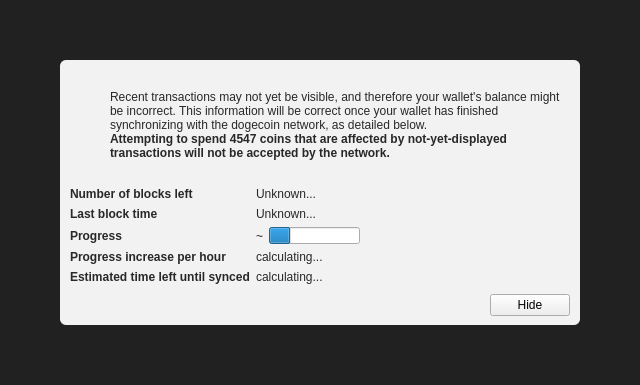
<?xml version="1.0" encoding="UTF-8"?>
<ui version="4.0">
 <class>ModalOverlay</class>
 <widget class="ModalOverlay" name="ModalOverlay">
  <property name="geometry">
   <rect>
    <x>0</x>
    <y>0</y>
    <width>640</width>
    <height>385</height>
   </rect>
  </property>
  <property name="windowTitle">
   <string>Form</string>
  </property>
  <layout class="QVBoxLayout" name="verticalLayout" stretch="0">
   <property name="sizeConstraint">
    <enum>QLayout::SetDefaultConstraint</enum>
   </property>
   <property name="leftMargin">
    <number>0</number>
   </property>
   <property name="topMargin">
    <number>0</number>
   </property>
   <property name="rightMargin">
    <number>0</number>
   </property>
   <property name="bottomMargin">
    <number>0</number>
   </property>
   <item>
    <widget class="QWidget" name="bgWidget" native="true">
     <property name="styleSheet">
      <string notr="true">#bgWidget { background: rgba(0,0,0,220); }</string>
     </property>
     <layout class="QVBoxLayout" name="verticalLayoutMain" stretch="1">
      <property name="leftMargin">
       <number>60</number>
      </property>
      <property name="topMargin">
       <number>60</number>
      </property>
      <property name="rightMargin">
       <number>60</number>
      </property>
      <property name="bottomMargin">
       <number>60</number>
      </property>
      <item>
       <widget class="QWidget" name="contentWidget" native="true">
        <property name="styleSheet">
         <string notr="true">#contentWidget { background: rgba(255,255,255,240); border-radius: 6px; }

QLabel { color: rgb(40,40,40);  }</string>
        </property>
        <layout class="QVBoxLayout" name="verticalLayoutSub" stretch="1,0,0,0">
         <property name="spacing">
          <number>0</number>
         </property>
         <property name="leftMargin">
          <number>10</number>
         </property>
         <property name="topMargin">
          <number>10</number>
         </property>
         <property name="rightMargin">
          <number>10</number>
         </property>
         <property name="bottomMargin">
          <number>10</number>
         </property>
         <item>
          <layout class="QHBoxLayout" name="horizontalLayoutIconText" stretch="0,1">
           <property name="topMargin">
            <number>20</number>
           </property>
           <item>
            <layout class="QVBoxLayout" name="verticalLayoutIcon">
             <property name="leftMargin">
              <number>0</number>
             </property>
             <item>
              <widget class="QPushButton" name="warningIcon">
               <property name="enabled">
                <bool>false</bool>
               </property>
               <property name="text">
                <string/>
               </property>
               <property name="icon">
                <iconset>
                 <normaloff>:/icons/warning</normaloff>
                 <disabledoff>:/icons/warning</disabledoff>:/icons/warning</iconset>
               </property>
               <property name="iconSize">
                <size>
                 <width>48</width>
                 <height>48</height>
                </size>
               </property>
               <property name="flat">
                <bool>true</bool>
               </property>
              </widget>
             </item>
             <item>
              <spacer name="verticalSpacerWarningIcon">
               <property name="orientation">
                <enum>Qt::Vertical</enum>
               </property>
               <property name="sizeHint" stdset="0">
                <size>
                 <width>20</width>
                 <height>40</height>
                </size>
               </property>
              </spacer>
             </item>
            </layout>
           </item>
           <item>
            <layout class="QVBoxLayout" name="verticalLayoutInfoText">
             <property name="leftMargin">
              <number>0</number>
             </property>
             <property name="topMargin">
              <number>0</number>
             </property>
             <item>
              <widget class="QLabel" name="infoText">
               <property name="text">
                <string>Recent transactions may not yet be visible, and therefore your wallet's balance might be incorrect. This information will be correct once your wallet has finished synchronizing with the dogecoin network, as detailed below.</string>
               </property>
               <property name="textFormat">
                <enum>Qt::RichText</enum>
               </property>
               <property name="wordWrap">
                <bool>true</bool>
               </property>
              </widget>
             </item>
             <item>
              <widget class="QLabel" name="infoTextStrong">
               <property name="font">
                <font>
                 <weight>75</weight>
                 <bold>true</bold>
                </font>
               </property>
               <property name="text">
                <string>Attempting to spend 4547 coins that are affected by not-yet-displayed transactions will not be accepted by the network.</string>
               </property>
               <property name="textFormat">
                <enum>Qt::RichText</enum>
               </property>
               <property name="wordWrap">
                <bool>true</bool>
               </property>
              </widget>
             </item>
             <item>
              <spacer name="verticalSpacerInTextSpace">
               <property name="orientation">
                <enum>Qt::Vertical</enum>
               </property>
               <property name="sizeHint" stdset="0">
                <size>
                 <width>20</width>
                 <height>40</height>
                </size>
               </property>
              </spacer>
             </item>
            </layout>
           </item>
          </layout>
         </item>
         <item>
          <spacer name="verticalSpacerAfterText">
           <property name="orientation">
            <enum>Qt::Vertical</enum>
           </property>
           <property name="sizeHint" stdset="0">
            <size>
             <width>20</width>
             <height>40</height>
            </size>
           </property>
          </spacer>
         </item>
         <item>
          <layout class="QFormLayout" name="formLayout">
           <property name="fieldGrowthPolicy">
            <enum>QFormLayout::FieldsStayAtSizeHint</enum>
           </property>
           <property name="horizontalSpacing">
            <number>6</number>
           </property>
           <property name="verticalSpacing">
            <number>6</number>
           </property>
           <property name="topMargin">
            <number>10</number>
           </property>
           <item row="0" column="0">
            <widget class="QLabel" name="labelNumberOfBlocksLeft">
             <property name="font">
              <font>
               <weight>75</weight>
               <bold>true</bold>
              </font>
             </property>
             <property name="text">
              <string>Number of blocks left</string>
             </property>
            </widget>
           </item>
           <item row="0" column="1">
            <widget class="QLabel" name="numberOfBlocksLeft">
             <property name="text">
              <string>Unknown...</string>
             </property>
            </widget>
           </item>
           <item row="1" column="0">
            <widget class="QLabel" name="labelLastBlockTime">
             <property name="font">
              <font>
               <weight>75</weight>
               <bold>true</bold>
              </font>
             </property>
             <property name="text">
              <string>Last block time</string>
             </property>
            </widget>
           </item>
           <item row="1" column="1">
            <widget class="QLabel" name="newestBlockDate">
             <property name="sizePolicy">
              <sizepolicy hsizetype="Maximum" vsizetype="Preferred">
               <horstretch>0</horstretch>
               <verstretch>0</verstretch>
              </sizepolicy>
             </property>
             <property name="text">
              <string>Unknown...</string>
             </property>
            </widget>
           </item>
           <item row="2" column="0">
            <widget class="QLabel" name="labelSyncDone">
             <property name="font">
              <font>
               <weight>75</weight>
               <bold>true</bold>
              </font>
             </property>
             <property name="text">
              <string>Progress</string>
             </property>
            </widget>
           </item>
           <item row="2" column="1">
            <layout class="QHBoxLayout" name="horizontalLayoutSync" stretch="0,1">
             <item>
              <widget class="QLabel" name="percentageProgress">
               <property name="text">
                <string notr="true">~</string>
               </property>
              </widget>
             </item>
             <item>
              <widget class="QProgressBar" name="progressBar">
               <property name="value">
                <number>24</number>
               </property>
               <property name="format">
                <string/>
               </property>
              </widget>
             </item>
            </layout>
           </item>
           <item row="4" column="0">
            <widget class="QLabel" name="labelProgressIncrease">
             <property name="font">
              <font>
               <weight>75</weight>
               <bold>true</bold>
              </font>
             </property>
             <property name="text">
              <string>Progress increase per hour</string>
             </property>
            </widget>
           </item>
           <item row="4" column="1">
            <widget class="QLabel" name="progressIncreasePerH">
             <property name="text">
              <string>calculating...</string>
             </property>
            </widget>
           </item>
           <item row="5" column="0">
            <widget class="QLabel" name="labelEstimatedTimeLeft">
             <property name="font">
              <font>
               <weight>75</weight>
               <bold>true</bold>
              </font>
             </property>
             <property name="text">
              <string>Estimated time left until synced</string>
             </property>
            </widget>
           </item>
           <item row="5" column="1">
            <widget class="QLabel" name="expectedTimeLeft">
             <property name="text">
              <string>calculating...</string>
             </property>
            </widget>
           </item>
          </layout>
         </item>
         <item>
          <layout class="QHBoxLayout" name="horizontalLayoutButtons">
           <property name="leftMargin">
            <number>10</number>
           </property>
           <property name="topMargin">
            <number>10</number>
           </property>
           <item>
            <spacer name="horizontalSpacer">
             <property name="orientation">
              <enum>Qt::Horizontal</enum>
             </property>
             <property name="sizeHint" stdset="0">
              <size>
               <width>40</width>
               <height>20</height>
              </size>
             </property>
            </spacer>
           </item>
           <item>
            <widget class="QPushButton" name="closeButton">
             <property name="text">
              <string>Hide</string>
             </property>
            </widget>
           </item>
          </layout>
         </item>
        </layout>
       </widget>
      </item>
     </layout>
    </widget>
   </item>
  </layout>
 </widget>
 <customwidgets>
  <customwidget>
   <class>ModalOverlay</class>
   <extends>QWidget</extends>
   <header>modaloverlay.h</header>
   <container>1</container>
  </customwidget>
 </customwidgets>
 <resources/>
 <connections/>
</ui>
